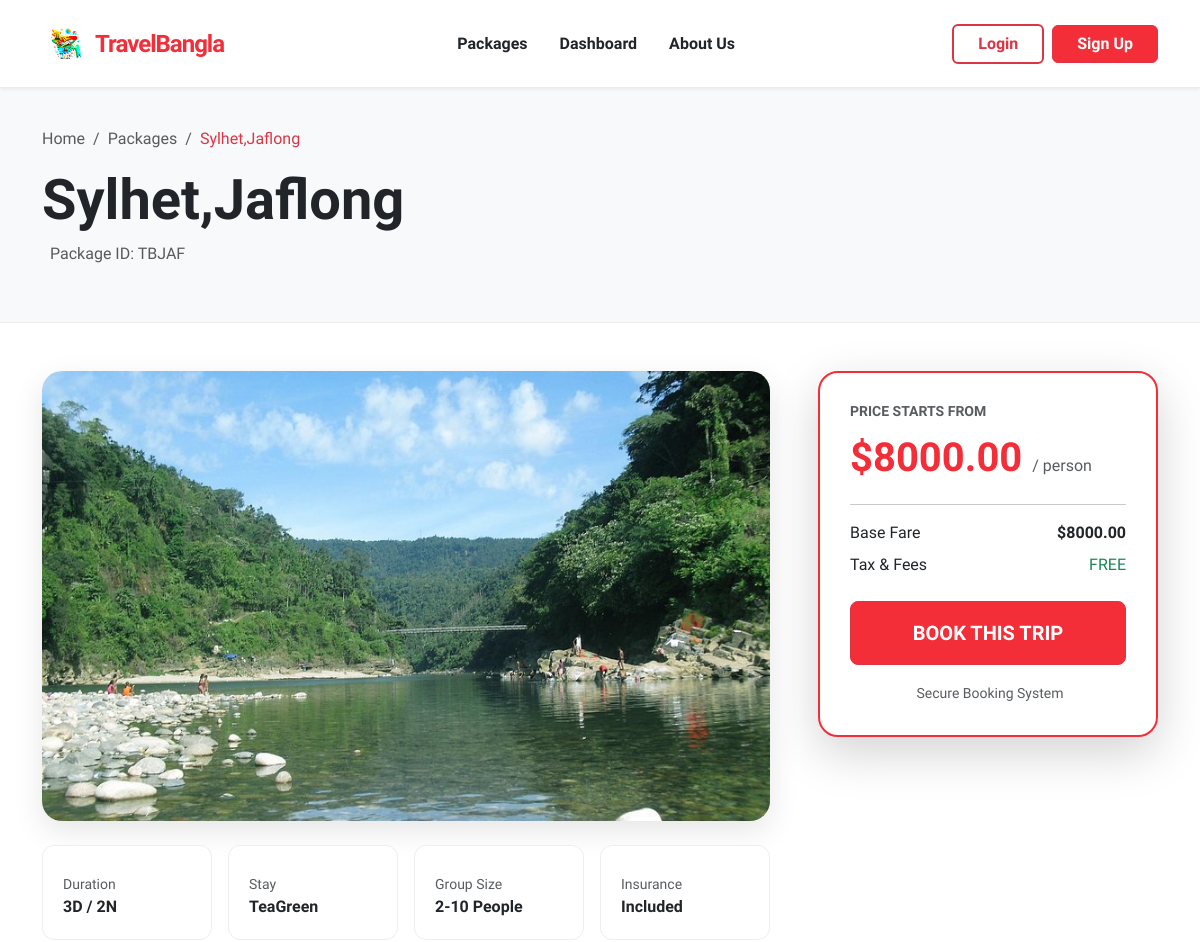
The app's page /details/TBJAF (upper part), older data.
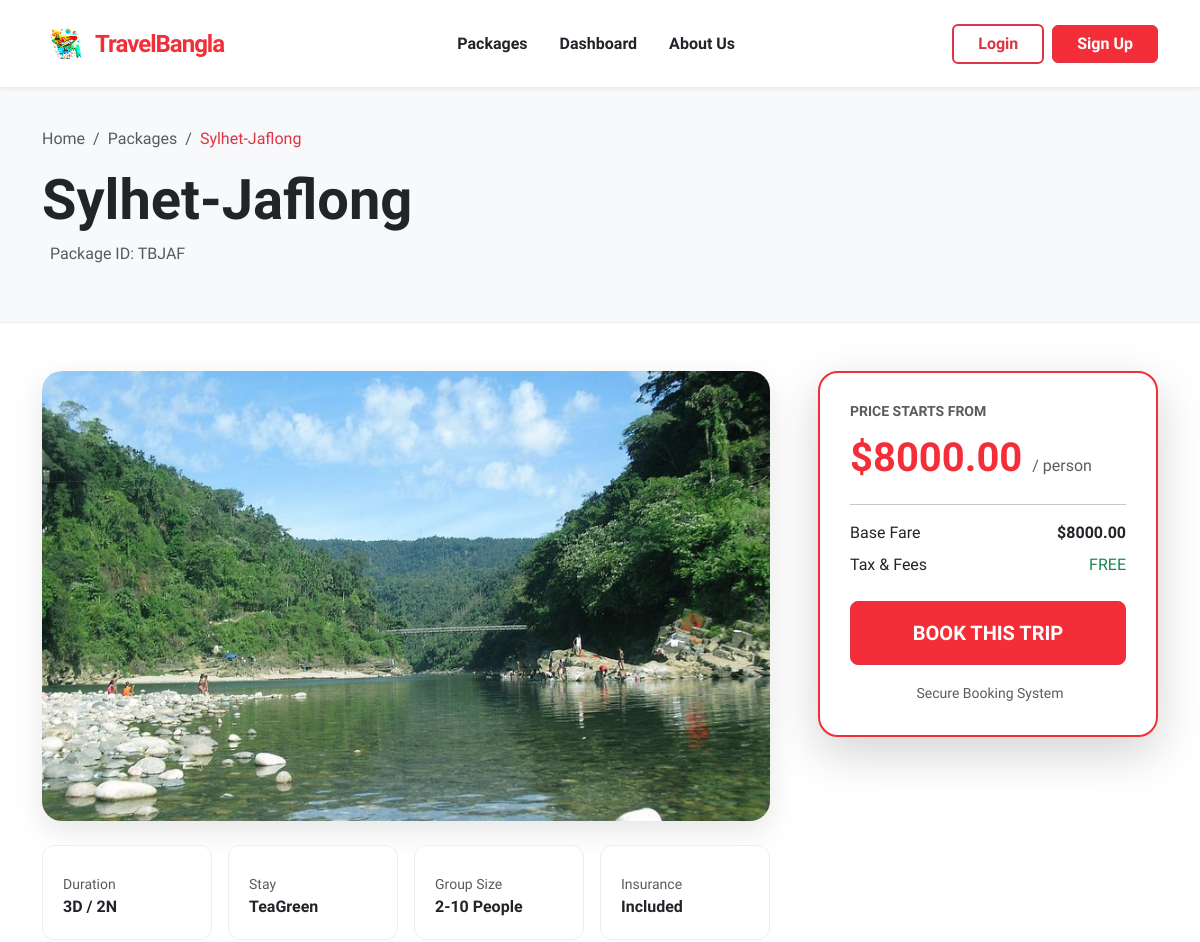
The same page, newer data.
### Home/models.py (models this page shows, shortened)
class Package(models.Model):
    pName = models.CharField(max_length=100, primary_key=True, verbose_name="Package Name")
    destination = models.CharField(max_length=100, verbose_name="Destination")
    hotel = models.CharField(max_length=100, verbose_name="Hotel Name")
    days = models.IntegerField(verbose_name="Number of Days")
    nights = models.IntegerField(verbose_name="Number of Nights")
    price = models.DecimalField(max_digits=10, decimal_places=2, verbose_name="Package Price")
    description = models.TextField(verbose_name="Package Description")
    imgname = models.CharField(max_length=100, verbose_name="Image Name")

### Home/views.py (the view)
# urls.py: path('details/<str:pName>', views.details, name='details'),
def details(request,pName):
    package = Package.objects.get(pName=pName)
    return render(request,'package_details.html',{'package':package})

### templates/package_details.html (shortened to what this page needs)
{% extends "base.html" %} {% load static %}  {% block body %}
<div class="details-header">
  <div class="container">
    <nav aria-label="breadcrumb">
      <ol class="breadcrumb">
        <li class="breadcrumb-item">
          <a href="/" class="text-decoration-none text-muted">Home</a>
        </li>
        <li class="breadcrumb-item">
          <a href="{% url 'packages' %}" class="text-decoration-none text-muted"
            >Packages</a
          >
        </li>
        <li class="breadcrumb-item active text-danger" aria-current="page">
          {{ package.destination }}
        </li>
      </ol>
    </nav>
    <h1 class="display-4 fw-bold">{{ package.destination }}</h1>
    <p class="text-muted">
      Package ID: {{ package.pName }}
    </p>
  </div>
</div>
<div class="container my-5">
  <div class="row g-5">
    <div class="col-lg-8">
      <img
        src="{% static package.imgname|add:'.jpg' %}"
        class="package-img-large mb-4"
        alt="{{ package.destination }}"
      />
      <div class="row g-3 mb-5">
        <div class="col-6 col-md-3">
          <div class="info-icon-box text-center text-md-start">
            <small class="text-muted d-block">Duration</small>
            <span class="fw-bold"
              >{{ package.days }}D / {{ package.nights }}N</span
            >
          </div>
        </div>
        <div class="col-6 col-md-3">
          <div class="info-icon-box text-center text-md-start">
            <small class="text-muted d-block">Stay</small>
            <span class="fw-bold">{{ package.hotel }}</span>
          </div>
        </div>
        <div class="col-6 col-md-3">
          <div class="info-icon-box text-center text-md-start">
            <small class="text-muted d-block">Group Size</small>
            <span class="fw-bold">2-10 People</span>
          </div>
        </div>
        <div class="col-6 col-md-3">
          <div class="info-icon-box text-center text-md-start">
            <small class="text-muted d-block">Insurance</small>
            <span class="fw-bold">Included</span>
          </div>
        </div>
      </div>
    </div>
    <div class="col-lg-4">
      <div class="booking-sidebar shadow-lg">
        <h5 class="text-muted text-uppercase small fw-bold">
          Price starts from
        </h5>
        <div class="price-tag mb-3">
          ${{ package.price }}
          <span class="fs-6 text-muted fw-normal">/ person</span>
        </div>
        <hr />
        <ul class="list-unstyled mb-4">
          <li class="d-flex justify-content-between mb-2">
            <span>Base Fare</span>
            <span class="fw-bold">${{ package.price }}</span>
          </li>
          <li class="d-flex justify-content-between mb-2">
            <span>Tax & Fees</span>
            <span class="text-success">FREE</span>
          </li>
        </ul>
        <a
          href="{% url 'booking' package.pName %}"
          class="btn btn-danger btn-lg w-100 fw-bold py-3"
          style="background-color: #f32e38"
        >
          BOOK THIS TRIP
        </a>
        <div class="text-center mt-3">
          <small class="text-muted"
            > Secure Booking System</small
          >
        </div>
      </div>
    </div>
  </div>
</div>
{% endblock body %}

Row changes from the older to the newer data that the page shows:
changed Package "TBJAF": destination "Sylhet,Jaflong" → "Sylhet-Jaflong"
